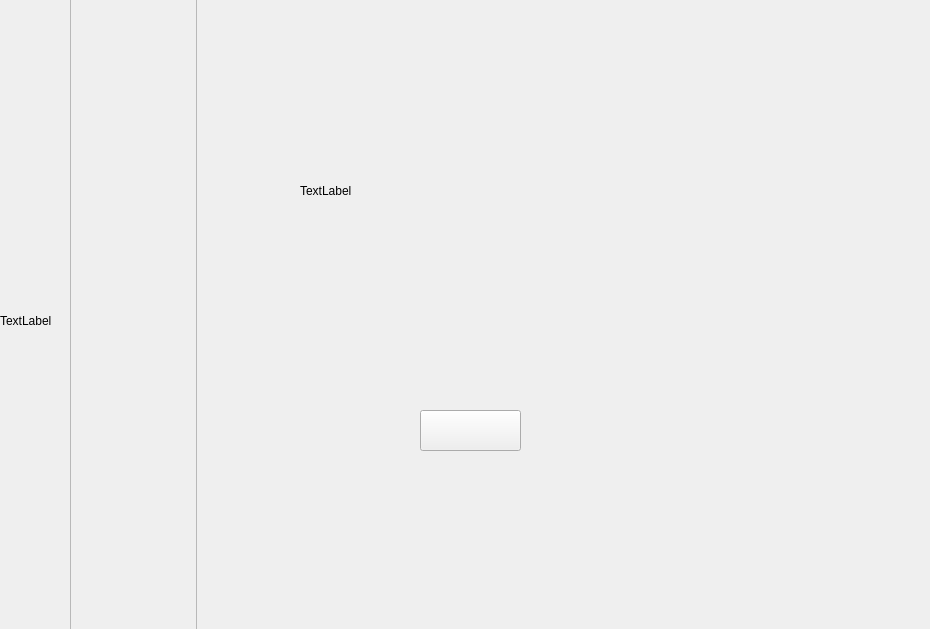
<?xml version="1.0" encoding="UTF-8"?>
<ui version="4.0">
 <class>Dialog</class>
 <widget class="QDialog" name="Dialog">
  <property name="geometry">
   <rect>
    <x>0</x>
    <y>0</y>
    <width>930</width>
    <height>629</height>
   </rect>
  </property>
  <property name="mouseTracking">
   <bool>false</bool>
  </property>
  <property name="windowTitle">
   <string>Dialog</string>
  </property>
  <property name="styleSheet">
   <string notr="true">#Dialog { border-image: url(:/newPrefix/tela-06.png) 0 0 0 0 stretch stretch;}</string>
  </property>
  <widget class="QLabel" name="barraLateral">
   <property name="geometry">
    <rect>
     <x>0</x>
     <y>0</y>
     <width>71</width>
     <height>641</height>
    </rect>
   </property>
   <property name="text">
    <string>TextLabel</string>
   </property>
  </widget>
  <widget class="QPushButton" name="pushButton">
   <property name="geometry">
    <rect>
     <x>0</x>
     <y>570</y>
     <width>71</width>
     <height>51</height>
    </rect>
   </property>
   <property name="autoFillBackground">
    <bool>false</bool>
   </property>
   <property name="styleSheet">
    <string notr="true"/>
   </property>
   <property name="text">
    <string/>
   </property>
   <property name="flat">
    <bool>true</bool>
   </property>
  </widget>
  <widget class="QLabel" name="label">
   <property name="geometry">
    <rect>
     <x>300</x>
     <y>70</y>
     <width>381</width>
     <height>241</height>
    </rect>
   </property>
   <property name="autoFillBackground">
    <bool>false</bool>
   </property>
   <property name="text">
    <string>TextLabel</string>
   </property>
   <property name="scaledContents">
    <bool>true</bool>
   </property>
  </widget>
  <widget class="QPushButton" name="btnIniciar">
   <property name="geometry">
    <rect>
     <x>420</x>
     <y>410</y>
     <width>101</width>
     <height>41</height>
    </rect>
   </property>
   <property name="mouseTracking">
    <bool>true</bool>
   </property>
   <property name="text">
    <string/>
   </property>
  </widget>
  <widget class="QScrollArea" name="scrollArea">
   <property name="geometry">
    <rect>
     <x>70</x>
     <y>-1</y>
     <width>127</width>
     <height>641</height>
    </rect>
   </property>
   <property name="lineWidth">
    <number>0</number>
   </property>
   <property name="horizontalScrollBarPolicy">
    <enum>Qt::ScrollBarAlwaysOff</enum>
   </property>
   <property name="widgetResizable">
    <bool>true</bool>
   </property>
   <widget class="QWidget" name="conteudo">
    <property name="geometry">
     <rect>
      <x>0</x>
      <y>0</y>
      <width>125</width>
      <height>639</height>
     </rect>
    </property>
   </widget>
  </widget>
  <widget class="QPushButton" name="btnDisc">
   <property name="geometry">
    <rect>
     <x>0</x>
     <y>10</y>
     <width>71</width>
     <height>51</height>
    </rect>
   </property>
   <property name="autoFillBackground">
    <bool>false</bool>
   </property>
   <property name="styleSheet">
    <string notr="true"/>
   </property>
   <property name="text">
    <string/>
   </property>
   <property name="checkable">
    <bool>true</bool>
   </property>
   <property name="flat">
    <bool>true</bool>
   </property>
  </widget>
  <widget class="QLabel" name="labelMsg">
   <property name="geometry">
    <rect>
     <x>150</x>
     <y>570</y>
     <width>611</width>
     <height>41</height>
    </rect>
   </property>
   <property name="text">
    <string/>
   </property>
  </widget>
  <zorder>labelMsg</zorder>
  <zorder>barraLateral</zorder>
  <zorder>label</zorder>
  <zorder>pushButton</zorder>
  <zorder>btnIniciar</zorder>
  <zorder>scrollArea</zorder>
  <zorder>btnDisc</zorder>
 </widget>
 <resources>
  <include location="tela.qrc"/>
 </resources>
 <connections/>
</ui>
